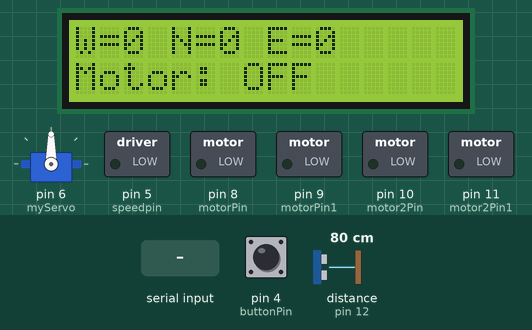
The sketch below on a simulated Arduino Uno, built with avr-gcc and run on an emulated ATmega328P. On the bench: 16×2 character LCD, servo, switched loads named in the sketch (green lamp = pin HIGH). Wiring (inferred from the names in the program): ultrasonic range finder: trigger pin 13; echo pin 12. The test bench sets the inputs (shaded band); at power-on: pin 4 (buttonPin) HIGH, distance to the obstacle (sensor on pin 12) 80 cm. The echo pulse lasts 58.3 µs per cm; pins used as bus, display or sensor lines are not drawn; what the sketch prints to the serial monitor is not drawn.

Above: at 1.2 s.
1.3 s: pin 4 (buttonPin) pulled LOW for 0.15 s
At 1.38 s:
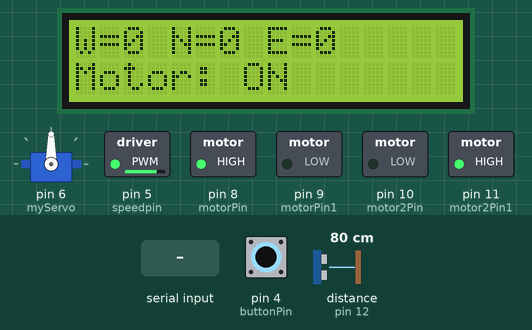
2.9 s: distance to the obstacle (sensor on pin 12) set to 2 cm
At 3.9 s:
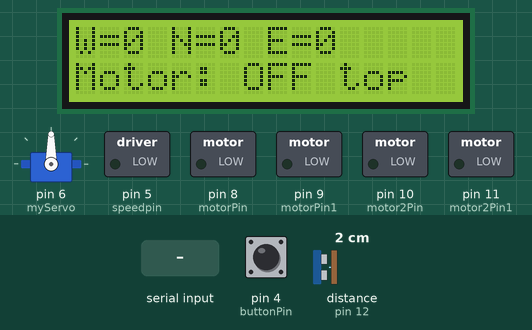
5.9 s: distance to the obstacle (sensor on pin 12) set to 9 cm
7.4 s: distance to the obstacle (sensor on pin 12) set to 4 cm
10.4 s: "E\n" received over Serial
At 11.9 s:
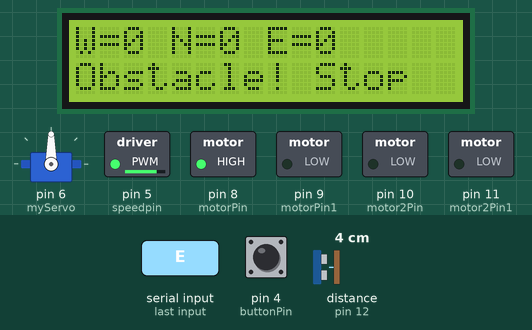
At 18.2 s:
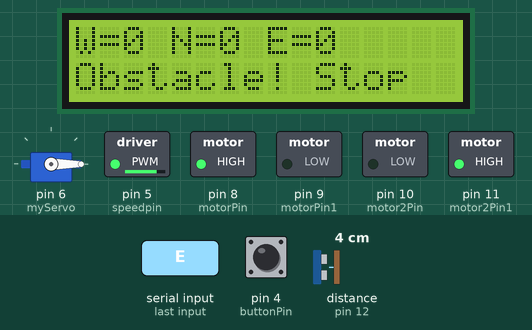
19.0 s: "1\n" received over Serial
Timing chart, 0 to 24.9 s (numbered marks = the images above; inputs shaded):
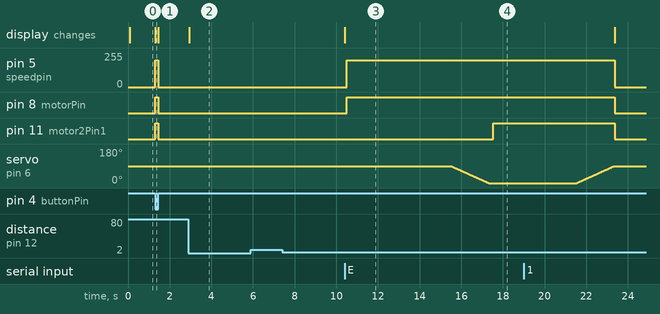

Measured:
- after the input at 1.3 s, pin 5 (speedpin): 0/255 → 200/255 at once, → 0/255 0.15 s later; pin 8 (motorPin), pin 11 (motor2Pin1): LOW → HIGH at once, → LOW 0.15 s later; the display: changes at once (image 1)
- after the input at 2.9 s, the display: changes at once (image 2)
- after the input at 5.9 s, every drawn part: stays the same
- after the input at 7.4 s, every drawn part: stays the same
- after the input at 10.4 s, pin 5 (speedpin): 0/255 → 200/255 after 0.10 s; pin 8 (motorPin): LOW → HIGH after 0.10 s; pin 11 (motor2Pin1): LOW → HIGH after 7.1 s; servo on pin 6 (myServo): moves from 90° to 0° over 1.8 s, starting after 5.1 s; the display: changes at once (image 3)

The sketch:

smart_coveyer_belt.ino
```cpp
#include <Wire.h>
#include <LiquidCrystal_I2C.h>
#include <Servo.h>

int North = 0;
int East = 0;
int West = 0;

const int buttonPin = 4;  // Push button

const int motorPin = 8;   // Motor control pin
const int motorPin1 = 9;  // Motor control pin
const int speedpin = 5;   // PWM Speed control pin

const int motor2Pin = 10; // Motor 2 control pin
const int motor2Pin1 = 11;// Motor 2 control pin

const int trigPin = 13;  // Ultrasonic sensor Trig pin
const int echoPin = 12;  // Ultrasonic sensor Echo pin

int speed = 200;
bool motorEnabled = true;  // Flag to control motor state

Servo myServo;  // Servo object

// Set LCD I2C address and size
LiquidCrystal_I2C lcd(0x27, 16, 2);

void setup() {
    Serial.begin(9600);
    lcd.begin(16, 2);
    lcd.backlight();
    lcd.setCursor(0, 0);
    lcd.print("W=0 N=0 E=0");

    myServo.attach(6);
    myServo.write(90);

    pinMode(buttonPin, INPUT_PULLUP);
    pinMode(motorPin, OUTPUT);
    pinMode(motorPin1, OUTPUT);
    pinMode(speedpin, OUTPUT);
    pinMode(motor2Pin, OUTPUT);
    pinMode(motor2Pin1, OUTPUT);

    pinMode(trigPin, OUTPUT); // Ultrasonic sensor
    pinMode(echoPin, INPUT);

    digitalWrite(motorPin, LOW);
    digitalWrite(motorPin1, LOW);
    digitalWrite(motor2Pin, LOW);
    digitalWrite(motor2Pin1, HIGH);
}

float getDistance() {
    digitalWrite(trigPin, LOW);
    delayMicroseconds(2);
    digitalWrite(trigPin, HIGH);
    delayMicroseconds(10);
    digitalWrite(trigPin, LOW);

    long duration = pulseIn(echoPin, HIGH);
    return duration * 0.034 / 2; // Convert to cm
}

void moveServo(int targetAngle) {
    int currentAngle = myServo.read();
    if (currentAngle < targetAngle) {
        for (int pos = currentAngle; pos <= targetAngle; pos++) {
            myServo.write(pos);
            delay(20);  // Smooth transition
        }
    } else {
        for (int pos = currentAngle; pos >= targetAngle; pos--) {
            myServo.write(pos);
            delay(20);  // Smooth transition
        }
    }
}

void loop() {
    float distance = getDistance();

    if (distance < 5) {  // Stop motor if an obstacle is detected within 5 cm
        digitalWrite(motorPin, LOW);
        digitalWrite(motorPin1, LOW);
        digitalWrite(motor2Pin, LOW);
        digitalWrite(motor2Pin1, LOW);
        analogWrite(speedpin, 0);
        lcd.setCursor(0, 1);
        lcd.print("Obstacle! Stop ");
        motorEnabled = false;
        if (Serial.available() > 0) {  // Resume motor on serial input
          String shortcode = Serial.readStringUntil('\n');
          shortcode.trim();

          if (shortcode == "N") {
              North++;
              delay(100);
              digitalWrite(motorPin, HIGH);
              digitalWrite(motorPin1, LOW);
              analogWrite(speedpin, speed);
              delay(5000);
              moveServo(90);  // Smooth servo movement
              delay(200);
              digitalWrite(motor2Pin, LOW);
              digitalWrite(motor2Pin1, HIGH);
              delay(4000);
          }
          else if (shortcode == "E") {
              East++;
              delay(100);
              digitalWrite(motorPin, HIGH);
              digitalWrite(motorPin1, LOW);
              analogWrite(speedpin, speed);
              delay(5000);
              moveServo(0);  // Smooth servo movement
              delay(200);
              digitalWrite(motor2Pin, LOW);
              digitalWrite(motor2Pin1, HIGH);
              delay(4000);
          }
          else if (shortcode == "W") {
              West++;
              delay(100);
              digitalWrite(motorPin, HIGH);
              digitalWrite(motorPin1, LOW);
              analogWrite(speedpin, speed);
              delay(5000);
              moveServo(180);  // Smooth servo movement
              delay(200);
              digitalWrite(motor2Pin, LOW);
              digitalWrite(motor2Pin1, HIGH);
              delay(4000);
          }
          moveServo(90);  // Return to center smoothly

          // Update LCD
          lcd.setCursor(0, 0);
          lcd.print("W=");
          lcd.print(West);
          lcd.print(" N=");
          lcd.print(North);
          lcd.print(" E=");
          lcd.print(East);
          lcd.print(" ");

          Serial.println("Received: " + shortcode);
          motorEnabled = true;  // Allow motor to run
      }
    }

    // Button-controlled motor operation
    lcd.setCursor(0, 1);
    if (digitalRead(buttonPin) == LOW && motorEnabled) {
        digitalWrite(motorPin, HIGH);
        digitalWrite(motorPin1, LOW);
        analogWrite(speedpin, speed);
        digitalWrite(motor2Pin, LOW);
        digitalWrite(motor2Pin1, HIGH);
        lcd.print("Motor: ON  ");
    }
    else {
        digitalWrite(motorPin, LOW);
        digitalWrite(motorPin1, LOW);
        analogWrite(speedpin, 0);
        digitalWrite(motor2Pin, LOW);
        digitalWrite(motor2Pin1, LOW);
        lcd.print("Motor: OFF ");
    }
}
```
